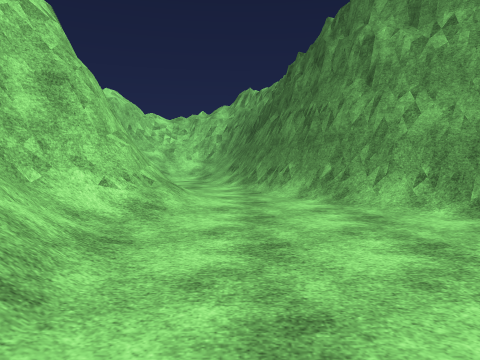
view 1 (above)

13 first-person views from a walk through a 3-D level made in the Unity game engine. The camera is 1.4 m above the floor, tilts 4° down and sees 70° across. The floor is counted in squares, 2 m on a side. Each view is taken from the middle of a square. On the plan, view 1 faces up. The plan holds only what a view shows up to about 11 squares ahead; the rest is blank. The place goes on beyond the plan. Surface patterns are stand-ins for the level's own textures.

view 2
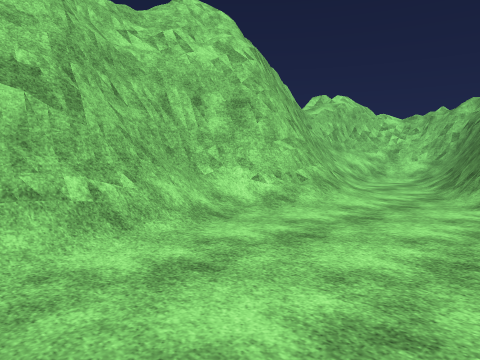

view 3
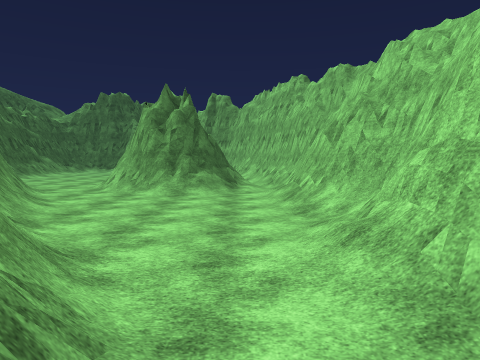

view 4
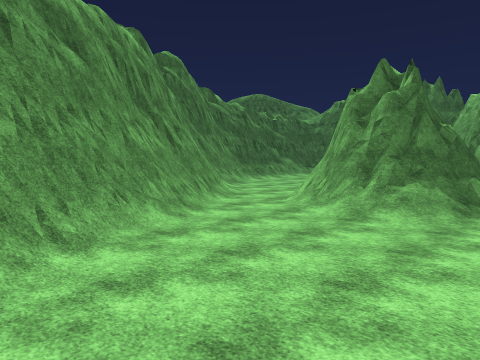

view 5
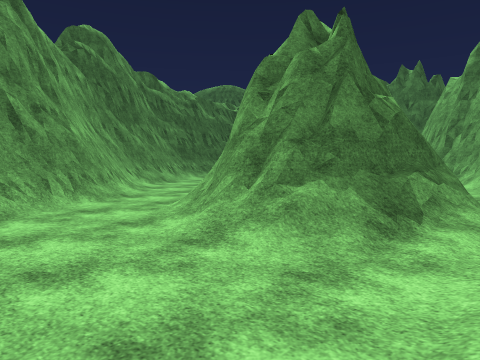

view 6
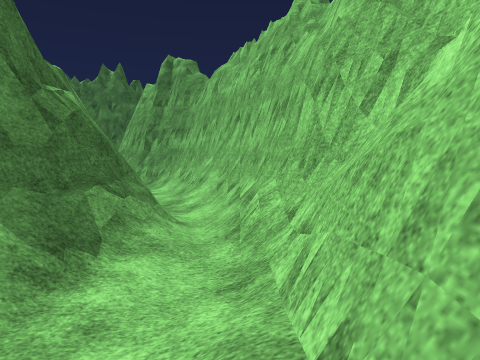

view 7
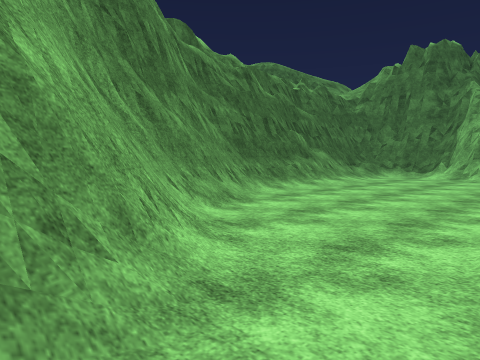

view 8
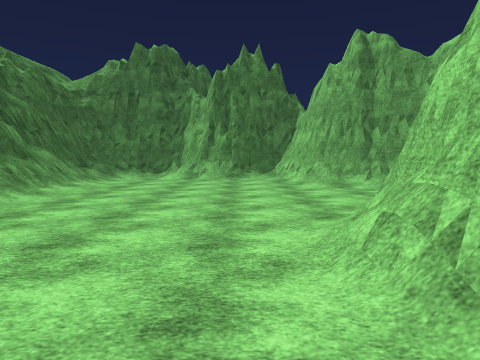

view 9
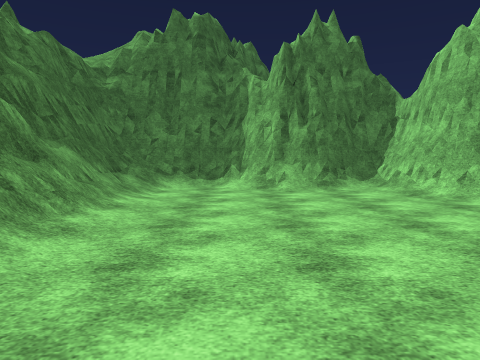

view 10
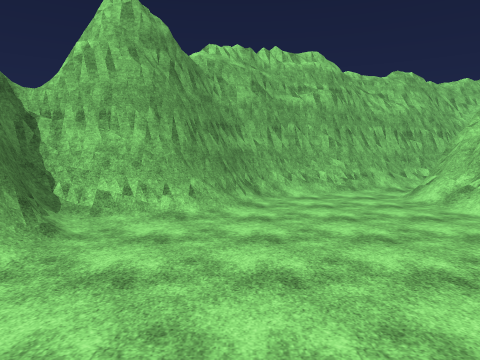

view 11
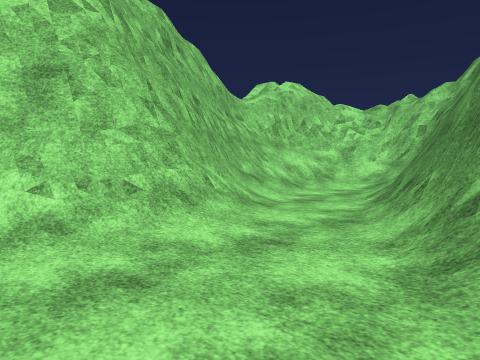

view 12
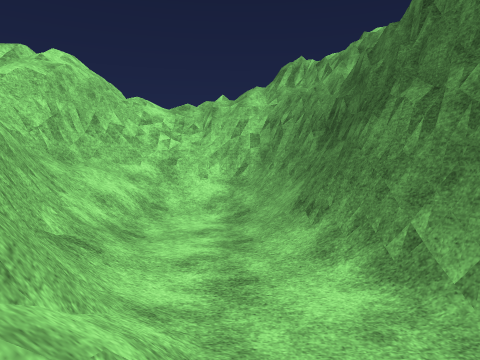

view 13
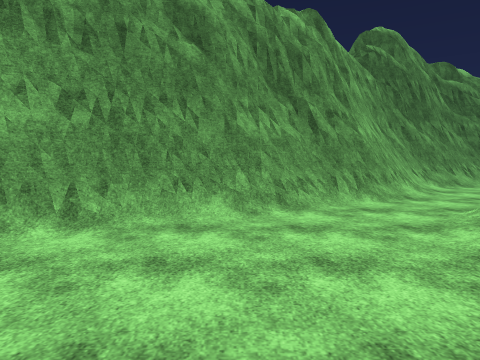

### Floor plan
Key: @ floor where view 1 was taken; # wall or solid block; x gap in a wall; . floor; / step, stairs or slope.
Columns run from 4 left of view 1 to 10 right of it. Each row starts with its distance up from view 1.
 12  ####
 11 ###/#
 10 #///##
  9 #/..##
  8 ##/./#
  7  ##..##
  6   #/./#
  5   #/..##
  4   #/...##
  3   #..../#
  2   #/....##
  1   #/..../##
  0   #/@..../#
 -1   #/./#/..##
 -2   #//###/..##
 -3   ##x####...##
 -4   ##/###/.../#
 -5    #////.....##
 -6    ##......../#
 -7    ##......../#
 -8     #/......./#
 -9     ###/...../#
-10      ###...../#
-11        #///../#
-12        ########

Where each view was taken, in squares from view 1:
view 1: 0 up, 0 right, facing up
view 2: 0 up, 2 right, facing up-left
view 3: 8 up, 0 right, facing down
view 4: 5 up, 1 left, facing down-right
view 5: 2 up, 1 left, facing down-right
view 6: 1 up, 1 left, facing down
view 7: 0 up, 4 right, facing down-right
view 8: 1 down, 5 right, facing down
view 9: 4 down, 7 right, facing down
view 10: 9 down, 9 right, facing left
view 11: 3 up, 2 right, facing up-left
view 12: 5 up, 1 left, facing up
view 13: 2 up, 1 left, facing right
